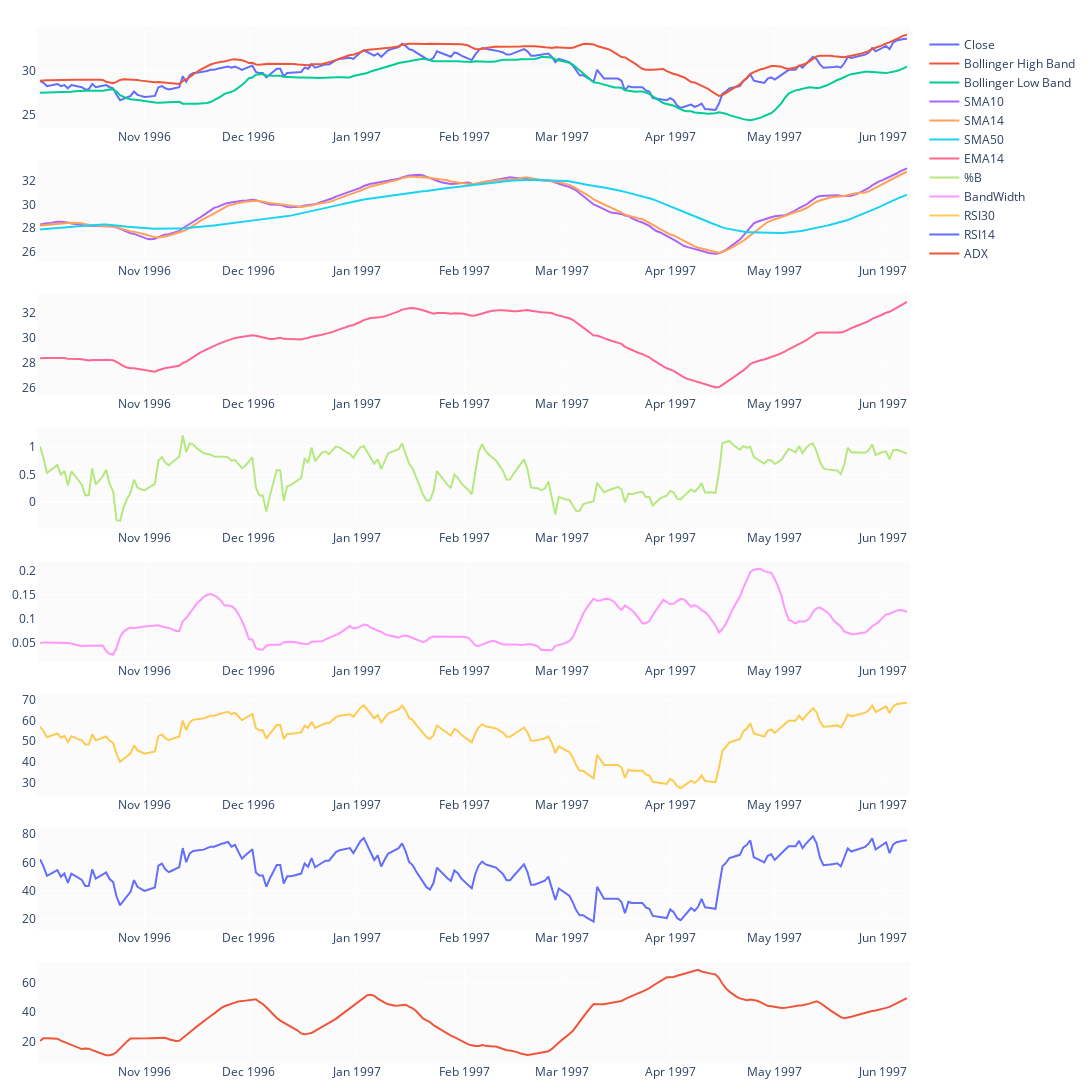

The notebook cell saved with this chart:
### Markdown cell above
### Visualize

### Code cell
start = 2000
# vdf = df
vdf = df[start:start+250]

fig = make_subplots(rows=8, cols=1)
fig.add_trace(go.Scatter(x=vdf.Date, y=vdf.Close, name='Close'), row=1, col=1)
fig.add_trace(go.Scatter(x=vdf.Date, y=vdf.HB, name='Bollinger High Band'), row=1, col=1)
fig.add_trace(go.Scatter(x=vdf.Date, y=vdf.LB, name='Bollinger Low Band'), row=1, col=1)
# fig.add_trace(go.Scatter(x=vdf.Date, y=vdf.MB, name='Bollinger Middle Band'), row=1, col=1)
fig.add_trace(go.Scatter(x=vdf.Date, y=vdf.SMA10, name='SMA10'), row=2, col=1)
fig.add_trace(go.Scatter(x=vdf.Date, y=vdf.SMA14, name='SMA14'), row=2, col=1)
fig.add_trace(go.Scatter(x=vdf.Date, y=vdf.SMA50, name='SMA50'), row=2, col=1)
fig.add_trace(go.Scatter(x=vdf.Date, y=vdf.EMA14, name='EMA14'), row=3, col=1)
fig.add_trace(go.Scatter(x=vdf.Date, y=vdf['%B'], name='%B'), row=4, col=1)
fig.add_trace(go.Scatter(x=vdf.Date, y=vdf.BBBandWidth, name='BandWidth'), row=5, col=1)
fig.add_trace(go.Scatter(x=vdf.Date, y=vdf.RSI30, name='RSI30'), row=6, col=1)
fig.add_trace(go.Scatter(x=vdf.Date, y=vdf.RSI14, name='RSI14'), row=7, col=1)
fig.add_trace(go.Scatter(x=vdf.Date, y=vdf.ADX, name='ADX'), row=8, col=1)
# fig.add_trace(go.Scatter(x=vdf.Date, y=vdf.Volume, name='Volume'), row=8, col=1)

fig.update_layout(
    autosize=False,
    width=1500,
    height=1500,
    margin=dict(l=30,r=30,b=30,
                t=30,pad=3
                ),
    paper_bgcolor="White",
)

### Figure 1 — Plotly figure (JSON) as saved in the notebook; plotly's stock layout.template omitted (floating-point values rounded to 4 significant figures; data arrays with more than 128 entries replaced by an {"elided": "..."} marker saying what was removed)
{"data": [{"name": "Close", "type": "scatter", "x": {"elided": "250 str values"}, "xaxis": "x", "y": {"elided": "250 float values"}, "yaxis": "y"}, {"name": "Bollinger High Band", "type": "scatter", "x": {"elided": "250 str values"}, "xaxis": "x", "y": {"elided": "250 float values"}, "yaxis": "y"}, {"name": "Bollinger Low Band", "type": "scatter", "x": {"elided": "250 str values"}, "xaxis": "x", "y": {"elided": "250 float values"}, "yaxis": "y"}, {"name": "SMA10", "type": "scatter", "x": {"elided": "250 str values"}, "xaxis": "x2", "y": {"elided": "250 float values"}, "yaxis": "y2"}, {"name": "SMA14", "type": "scatter", "x": {"elided": "250 str values"}, "xaxis": "x2", "y": {"elided": "250 float values"}, "yaxis": "y2"}, {"name": "SMA50", "type": "scatter", "x": {"elided": "250 str values"}, "xaxis": "x2", "y": {"elided": "250 float values"}, "yaxis": "y2"}, {"name": "EMA14", "type": "scatter", "x": {"elided": "250 str values"}, "xaxis": "x3", "y": {"elided": "250 float values"}, "yaxis": "y3"}, {"name": "%B", "type": "scatter", "x": {"elided": "250 str values"}, "xaxis": "x4", "y": {"elided": "250 float values"}, "yaxis": "y4"}, {"name": "BandWidth", "type": "scatter", "x": {"elided": "250 str values"}, "xaxis": "x5", "y": {"elided": "250 float values"}, "yaxis": "y5"}, {"name": "RSI30", "type": "scatter", "x": {"elided": "250 str values"}, "xaxis": "x6", "y": {"elided": "250 float values"}, "yaxis": "y6"}, {"name": "RSI14", "type": "scatter", "x": {"elided": "250 str values"}, "xaxis": "x7", "y": {"elided": "250 float values"}, "yaxis": "y7"}, {"name": "ADX", "type": "scatter", "x": {"elided": "250 str values"}, "xaxis": "x8", "y": {"elided": "250 float values"}, "yaxis": "y8"}], "layout": {"autosize": false, "height": 1500, "margin": {"b": 30, "l": 30, "pad": 3, "r": 30, "t": 30}, "paper_bgcolor": "White", "width": 1500, "xaxis": {"anchor": "y", "domain": [0, 1]}, "xaxis2": {"anchor": "y2", "domain": [0, 1]}, "xaxis3": {"anchor": "y3", "domain": [0, 1]}, "xaxis4": {"anchor": "y4", "domain": [0, 1]}, "xaxis5": {"anchor": "y5", "domain": [0, 1]}, "xaxis6": {"anchor": "y6", "domain": [0, 1]}, "xaxis7": {"anchor": "y7", "domain": [0, 1]}, "xaxis8": {"anchor": "y8", "domain": [0, 1]}, "yaxis": {"anchor": "x", "domain": [0.9078, 1.0]}, "yaxis2": {"anchor": "x2", "domain": [0.7781, 0.8703]}, "yaxis3": {"anchor": "x3", "domain": [0.6484, 0.7406]}, "yaxis4": {"anchor": "x4", "domain": [0.5188, 0.6109]}, "yaxis5": {"anchor": "x5", "domain": [0.3891, 0.4813]}, "yaxis6": {"anchor": "x6", "domain": [0.2594, 0.3516]}, "yaxis7": {"anchor": "x7", "domain": [0.1297, 0.2219]}, "yaxis8": {"anchor": "x8", "domain": [0, 0.09219]}}}
